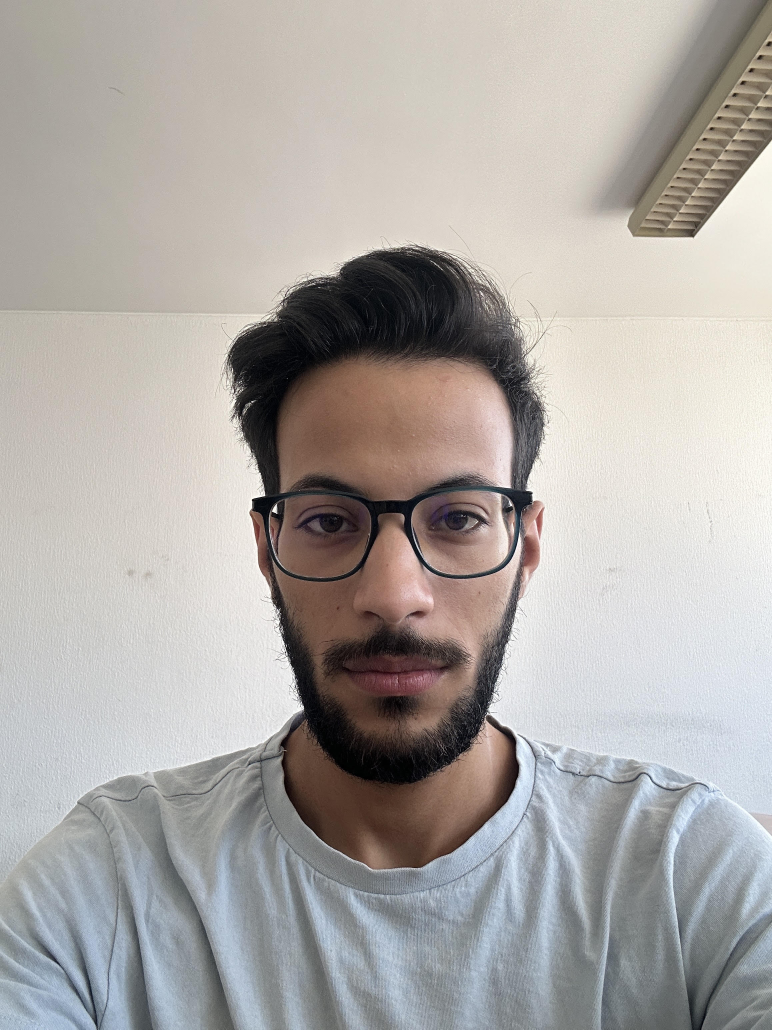
#> input picture src/main/resources/assets/FacialRegDATA/1.jpg, 2316 x 3088 px (shown at 1/3 size)
$ python Adapted_Face_Recognition.py FacialRegDATA/1.jpg FacialRegDATA/2.jpg
#> lines starting #> are read from the running program, lines starting #| are printed output that depends on the picture; long printed decimals are rounded
import cv2
import sys
import numpy as np

def load_image(image_path):
    # Load the image in grayscale
#> called with image_path = 'FacialRegDATA/1.jpg'
    image = cv2.imread(image_path, cv2.IMREAD_GRAYSCALE)
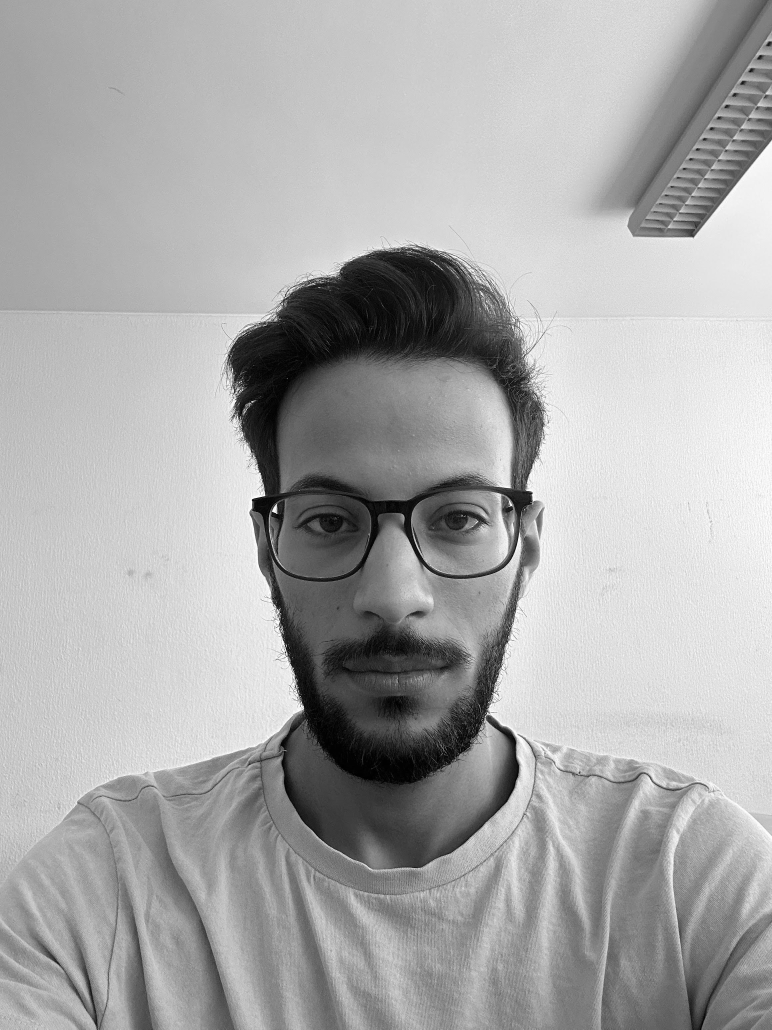
#> image: shape (3088, 2316) (shown at 1/3 size); min 0, max 255, mean 170.1
#> call 2 of load_image, with image_path = 'FacialRegDATA/2.jpg'
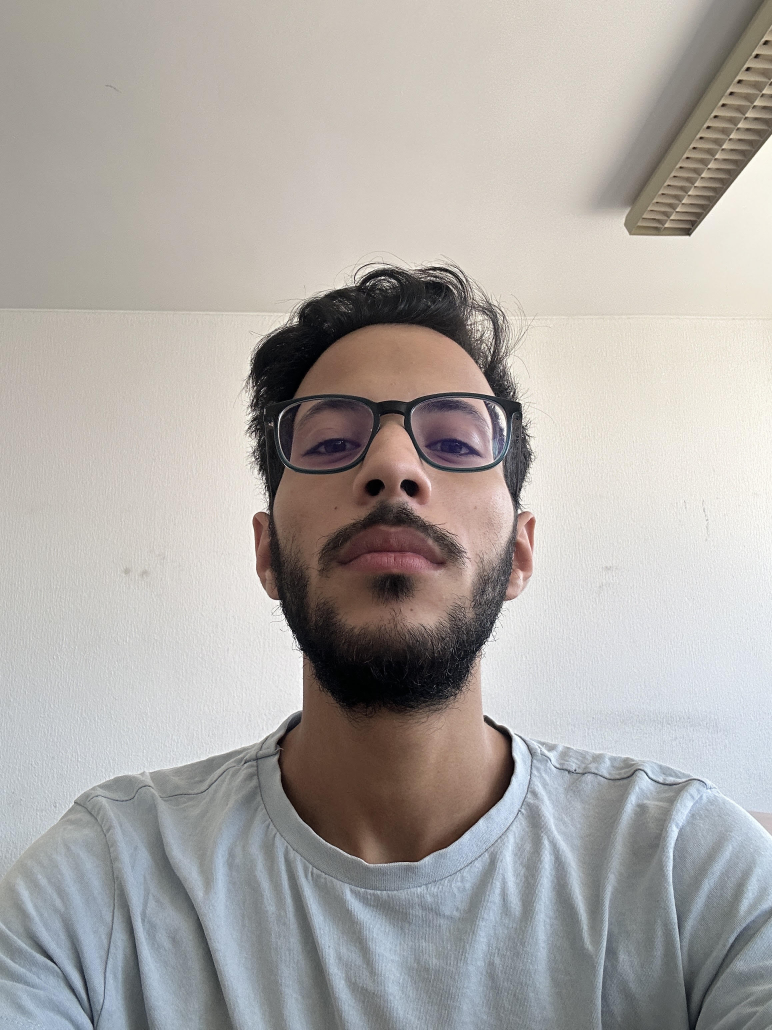
#> input picture src/main/resources/assets/FacialRegDATA/2.jpg, 2316 x 3088 px (shown at 1/3 size)
#> in load_image (call 2), `image = cv2.imread(image_path, cv2.IMREAD_GRAYSCALE)`:
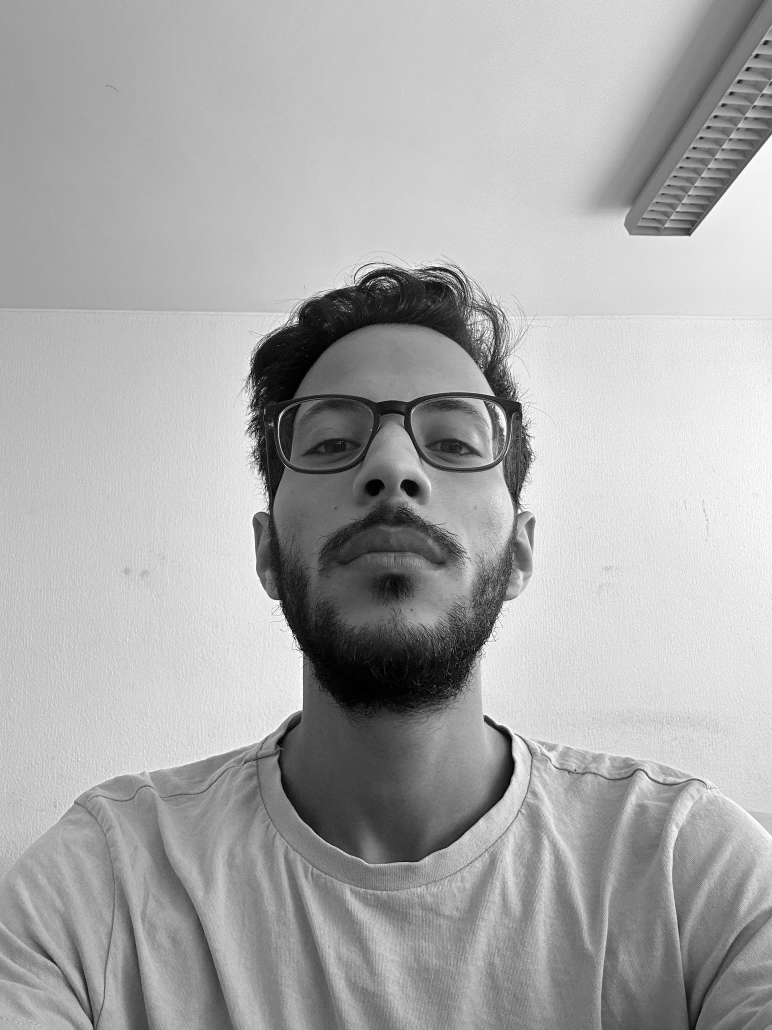
#> image: shape (3088, 2316) (shown at 1/3 size); min 0, max 255, mean 170.1
    if image is None:
        print(f"Failed to load image from path: {image_path}")
    return image

def compare_faces(captured_image, stored_image):
    # Resize the captured image to match the stored image size
    resized_captured_image = cv2.resize(captured_image, (stored_image.shape[1], stored_image.shape[0]))

    # Initialize the LBPH face recognizer
    face_recognizer = cv2.face.LBPHFaceRecognizer_create()

    # Train the recognizer on the stored image
    face_recognizer.train([stored_image], np.array([1]))

    # Predict on the captured image
    label, confidence = face_recognizer.predict(resized_captured_image)
#> label = 1; confidence = 1.56

    # Print the result for debugging
    print(f"Prediction label: {label}, confidence: {confidence}")
#| Prediction label: 1, confidence: 1.562

    # A lower confidence value indicates a closer match
    confidence_threshold = 50.0
    return label == 1 and confidence < confidence_threshold

def main(captured_image_path, stored_image_paths):
    # Load the captured image
    captured_image = load_image(captured_image_path)
    if captured_image is None:
        print("Error: Captured image could not be loaded.")
        return False

    # Iterate over each stored image and compare
    for stored_image_path in stored_image_paths:
        stored_image = load_image(stored_image_path)
        if stored_image is None:
            print(f"Skipping comparison for {stored_image_path} as it could not be loaded.")
            continue

        if compare_faces(captured_image, stored_image):
            print("Face recognized successfully.")
            return True

    print("Face not recognized.")
    return False

if __name__ == "__main__":
    # Example usage: python script.py captured_image.jpg stored_image1.jpg stored_image2.jpg ...
    if len(sys.argv) < 3:
        print("Usage: python script.py captured_image_path stored_image_path1 [stored_image_path2 ...]")
        sys.exit(1)

    captured_image_path = sys.argv[1]
    stored_image_paths = sys.argv[2:]

    result = main(captured_image_path, stored_image_paths)
#> result = True

    # Output the result as "True" or "False"
    print("True" if result else "False")
#| True
